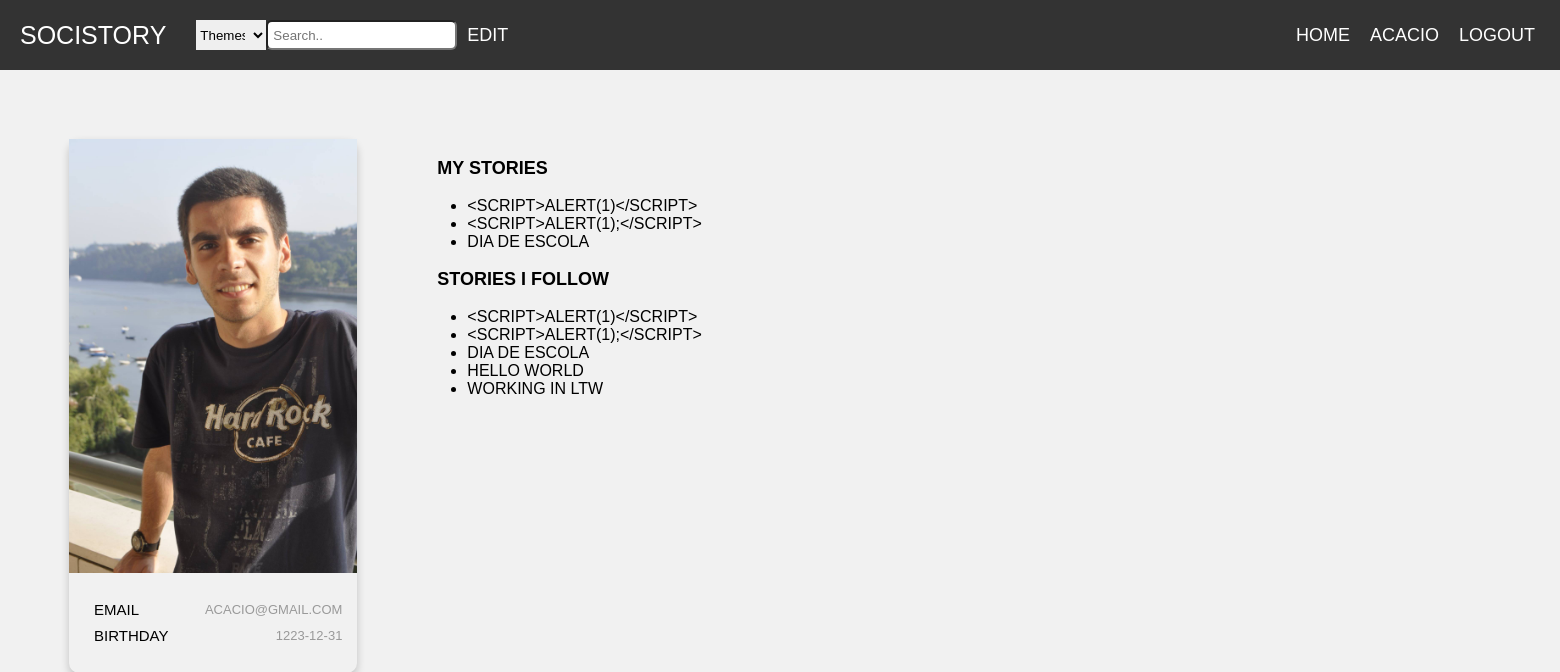
The app's page /pages/profilePage.php?username=Acacio (signed in), older data.
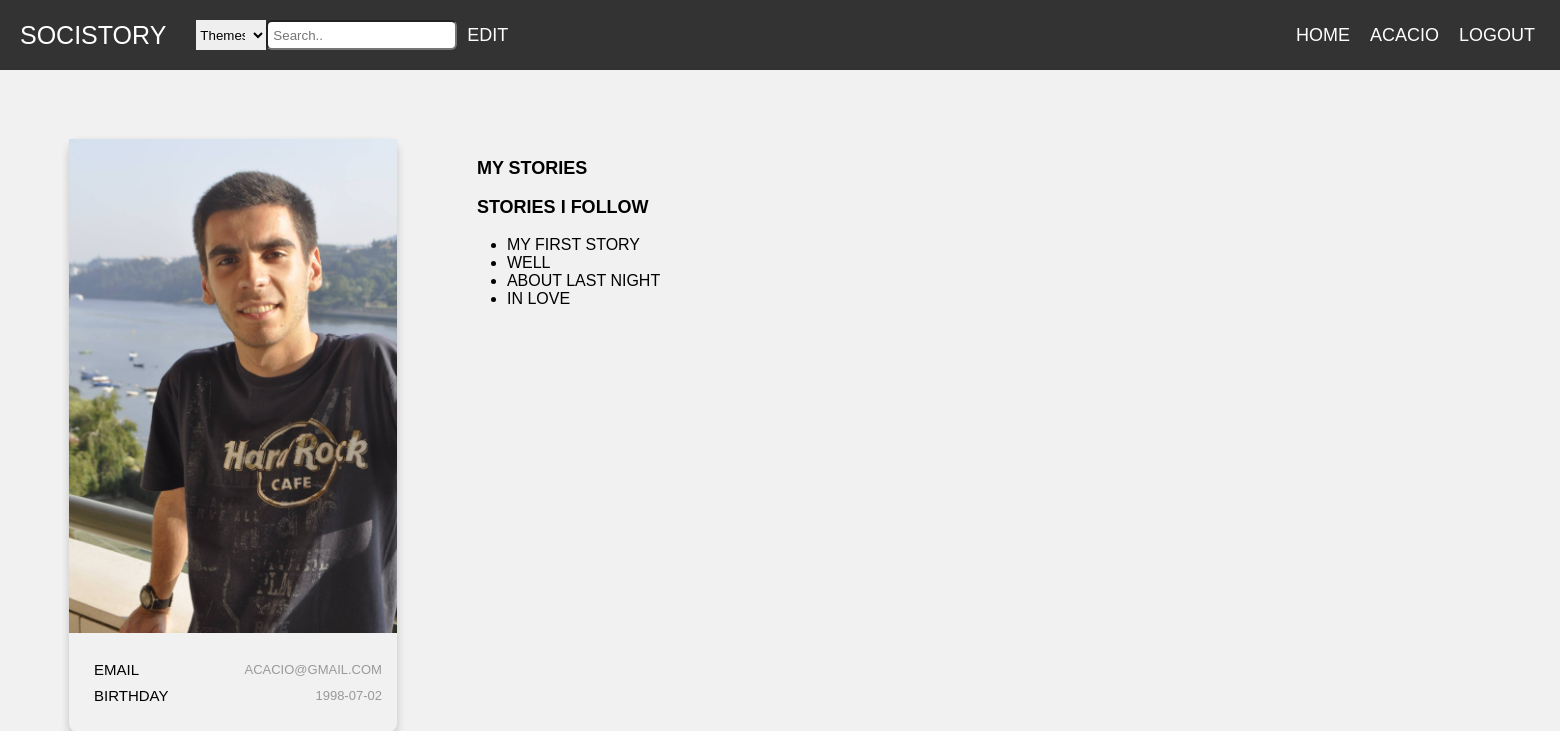
The same page, newer data.
### tables this page shows
CREATE TABLE users(
  username VARCHAR PRIMARY KEY,
  email VARCHAR UNIQUE,
  password VARCHAR(254) NOT NULL,
  salt VARCHAR(32) NOT NULL,
  birthday DATE,
  img VARCHAR
);

CREATE TABLE stories(
  entity_id INTEGER PRIMARY KEY REFERENCES entities,
  username VARCHAR NOT NULL REFERENCES users,
  title TEXT NOT NULL, 
  body TEXT NOT NULL,
  hour DATETIME NOT NULL,
  UNIQUE(username, title, body)
);

### database/db_comments.php (called while the page is built, shortened)
<?php
    function getUsernameInfo($username){
    $db = Database::instance()->db();
    $stmt = $db->prepare('SELECT *, rowid FROM users where username = ?');
    $stmt->execute(array($username));
    return $stmt->fetch();
    }
  function myComments($username) {
    $db = Database::instance()->db();
    $stmt = $db->prepare("SELECT  DISTINCT stories.* from stories LEFT JOIN likes on likes.entity_id = stories.entity_id, comments where comments.username = ?");
    $stmt->execute(array($username));
    return $stmt->fetchAll();
  }
  function myStories($username) {
    $db = Database::instance()->db();
    $stmt = $db->prepare('SELECT title FROM stories WHERE username = ?');
    $stmt->execute(array($username));
    return $stmt->fetchAll();
  }
?>

### pages/profilePage.php (the view, shortened to what this page needs)
<?php
include_once('../templates/common.php');
include_once('../database/db_comments.php');
$profileInfo = getUsernameInfo($_GET['username']);
$mystories = myStories($_GET['username']);
$myCommentStories =  myComments($_GET['username']);
draw_header($_SESSION['username']);
    ?>
 <link rel="stylesheet" href="../css/profilePage.css">
<div class="container">
    <div class="card">
            <img src="<?=$profileInfo['img']?>" alt="MyImg" style="width:100%">
        <div style="margin: 24px 0;">
            <ul class="single-category">
                <li class="row">
                    <h6 class="email">Email</h6>
                    <span> <?=$profileInfo['email']?></span> </li>
                <li class="row">
                    <h6 class="birthday">Birthday</h6>
                    <span> <?=$profileInfo['birthday'] ? $profileInfo['birthday'] :'No day inserted'?></span> </li>
            </ul>
            </div>
    </div>
    <section id="stories">
        <div class="container-story">
            <p class="profileinfo" id = myStories>
               <label for="myStories"> My Stories </label>
                <ul>
                    <?php
                    foreach($mystories as $story){
                        ?>
                        <li><?=$story['title']?> </li>
                    <?php }
                    unset($story) ?>
                </ul>
                    </p>
                    <p class="profileinfo" id ="myCommentedStories">
                    <label for="myCommentedStories"> Stories i follow </label>
                    <ul>
                    <?php
                    foreach($myCommentStories as $story){
                        ?>
                        <li><?=$story['title']?> </li>
                    <?php }
                    unset($story) ?>
                </ul>
                    </p>
                    </div>
                    </div>
<?php
draw_footer();
?>

### templates/common.php (shortened to what this page needs)
<?php function draw_header($username){
?>
  <link rel="stylesheet" href="../css/common.css">
<!DOCTYPE html>
<html>
<head>
    <link rel="stylesheet" href="../css/mainPage.css">
</head>
<body>
    <header>
        <?php if($username != null) { ?>
           <nav>
           <div class="header">
            <link rel="stylesheet" href="https://cdnjs.cloudflare.com/ajax/libs/font-awesome/4.7.0/css/font-awesome.min.css">
           <div class="topnav" id="myTopnav">
               <div class="logo">
                   <a href="../pages/stories.php?search=all&sub=null" class="logo">SociStory</a>
               </div>
               <div class="searchArea">
                    <div class="form-area">
                        <form id="searchForm" method="get">
                            <select name="searchthemes" id="searchBox">
                                <option value="Themes">Themes</option>
                            </select>
                            <input id="search" type="text" placeholder="Search..">
                        </form>
                    </div>
               </div>
               <div class=topnav-right>
                   <a href="../pages/stories.php?search=all&sub=null">Home</a>
                   <a href="../pages/profilePage.php?username=<?=$username?>"> <?=$username?></a>
                   <a href="../actions/user_logout.php">Logout</a>
               </div>
            </div>
        <?php }  ?>
        </nav>
    </header>
<?php
}
?>
<?php function draw_footer(){
?>
</body>
</html>
<?php
}
?>

### css/common.css (style rules this page uses)
* { box-sizing: border-box; }
body { margin: 0; font-family: Poppins, sans-serif; }
.header { overflow: hidden; background-color: #333; padding: 20px 10px; }
.header a.logo { font-size: 25px; }
.topnav { display: flex; flex-direction: row; align-items: center; float: left; width: 100%; }
.topnav a { float: left; color: white; text-align: center; padding: 10px; text-decoration: none; font-size: 18px; line-height: 8px; border-radius: 4px; }
form#searchForm { padding-left: 20px; display: flex; flex: center; float: left; width: 100%; position: relative; margin: 0; }
.topnav-right { justify-content: space-between; display: flex; position: absolute; right: 0; padding-right: 15px; }
.searchArea { float: left; }
input#search { width: 100%; background-color: #fff; height: 30px; color: #b2b2b2; border-radius:6px; padding: 0 5px; }
select#searchBox { background-color: #efefef; width: 70; border: 0; padding-right:5px; }

### css/mainPage.css (style rules this page uses)
body { font-family: Poppins-Regular, sans-serif; }
.row { display: -ms-flexbox; display: flex; -ms-flex-wrap: wrap; flex-wrap: wrap; }
body { margin: 0; padding: 0; font-family: Raleway; text-transform: uppercase; font-size: 11px; }

### css/profilePage.css (style rules this page uses)
html, body, .sidebar, .content-posts { height: 100%; }
body { font-size: 16px; font-family: Poppins, sans-serif; font-weight: normal; background-color: #f1f1f1; }
.container { width: 110%; padding-right:15px; padding-left:15px; }
p { margin-top: 0; display: block; margin-block-start: 1em; margin-block-end: 1em; margin-inline-start: 0px; margin-inline-end: 0px; }
.container { width: 100%; padding-right: 15px; padding-left: 15px; margin-right: auto; margin-left: auto; display: flex; margin-right: -15px; margin-left: -15px; }
section#stories { padding: 70; }
p#myStories { font-size: large; font-weight: 900; }
p#myCommentedStories { font-size: large; }
form { width: 100%; font-size: x-large; font-family: monospace; display: flex; justify-content: space-between; }
input[type="text"] { height: 30px; border-radius: 12px; padding: 10px; }
label { margin-bottom: 10px; margin-left: 10px; }
@media (min-width: 768px) { .container { max-width: 720px; } }
.card { box-shadow: 0 4px 8px 0 rgba(0, 0, 0, 0.2); margin: auto; text-align: center; font-family: arial; margin-top: 10%; margin-left: 10%; border-radius: 10px; width:60%; }
a { text-decoration: none; font-size: 22px; color: black; }
.row { display: -ms-flexbox; display: flex; justify-content: space-between; -ms-flex-wrap: wrap; flex-wrap: wrap; position: relative; right: 15; }
.card h6 { font-size: 15px; margin: 0px; padding-right: 0px; font-weight: normal; line-height: 26px; }
span { font-size: 13px; font-weight: normal; display: block; color: #999999; margin-top: 5px; }
ul.single-category { display: flex; flex-direction: column; }
.container-story { width: 1000%; }
.profileinfo label { font-weight: 900; }

Row changes from the older to the newer data that the page shows:
removed stories: title "<SCRIPT>ALERT(1)</SCRIPT>"
removed stories: title "<SCRIPT>ALERT(1);</SCRIPT>"
removed stories: title "DIA DE ESCOLA"
removed stories: title "WORKING IN LTW"
changed users "ACACIO@GMAIL.COM": birthday "1223-12-31" → "1998-07-02"
changed stories: title "HELLO WORLD" → "MY FIRST STORY"
added stories: title "WELL", shown under "BIRTHDAY"
added stories: title "ABOUT LAST NIGHT", shown under "BIRTHDAY"
added stories: title "IN LOVE", shown under "BIRTHDAY"
